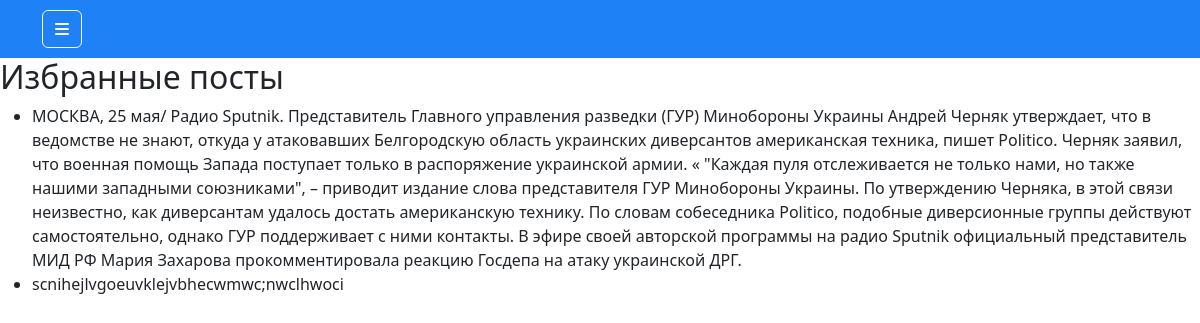
The page /user/favorite_posts/ (signed in) on the database its author committed.
### coreApp/models.py (models this page shows, shortened)
class FavoritePost(models.Model):
    user = models.ForeignKey(User, on_delete=models.CASCADE)
    post = models.ForeignKey('Twit', on_delete=models.CASCADE)

class Twit(models.Model):
    content = models.TextField("Контент")
    postDate = models.DateTimeField("Дата публикации", default=datetime.now)
    twitImage = models.CharField("Ссылка на изображение", max_length=500, null=True, blank=True)
    userPost = models.ForeignKey(User, on_delete=models.CASCADE, verbose_name="Автор", default="")
    class Meta:
        verbose_name = "Пост"
        verbose_name_plural = "Посты"

### coreApp/views.py (the view)
# urls.py: path('user/favorite_posts/', views.favorite_posts, name='favorite_posts'),
@login_required
def favorite_posts(request):
    favorite_posts = FavoritePost.objects.filter(user=request.user)
    context = {'favorite_posts': favorite_posts}
    return render(request, 'user/favorite_posts.html', context)

### coreApp/templates/user/favorite_posts.html
{% extends '../base.html' %}
{% block content %}
  <h2>Избранные посты</h2>
  {% if favorite_posts %}
    <ul>
      {% for favorite_post in favorite_posts %}
        <li>{{ favorite_post.post.content }}</li>
      {% endfor %}
    </ul>
  {% else %}
    <p>Вы еще не добавили ни одного поста в избранное.</p>
  {% endif %}
{% endblock %}

### rows shown on the page
FavoritePost: post.content "МОСКВА, 25 мая/ Радио Sputnik. Представитель Главного управления разведки (ГУР) Минобороны Украины Андрей Черняк утверждает, что в ведомстве не знают, откуда у атаковавших Белгородскую область украинских диверсантов американская техника, пишет Politico. Черняк заявил, что военная помощь Запада поступает только в распоряжение украинской армии. « \"Каждая пуля отслеживается не только нами, но также нашими западными союзниками\", – приводит издание слова представителя ГУР Минобороны Украины. По утверждению Черняка, в этой связи неизвестно, как диверсантам удалось достать американскую технику. По словам собеседника Politico, подобные диверсионные группы действуют самостоятельно, однако ГУР…"
FavoritePost: post.content "scnihejlvgoeuvklejvbhecwmwc;nwclhwoci"
